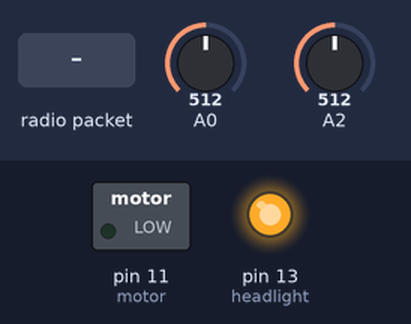
Bench run of a sketch on a simulated Arduino Uno, built with avr-gcc and run on an emulated ATmega328P. Parts: switched loads named in the sketch (green lamp = pin HIGH), output pins drawn as LEDs (lit = HIGH). The inputs (shaded band) are chosen by the test bench; at power-on: A2 = 512, A0 = 512. No radio packets arrive unless stated; what the sketch prints to the serial monitor is not drawn.

Above: at 1.2 s.
1.3 s: A2 set to 316
2.8 s: A2 set to 292
At 4.3 s:
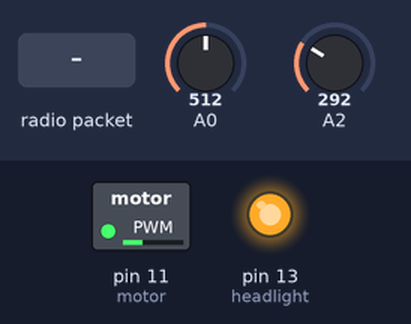
4.6 s: A2 set to 306
At 5.8 s:
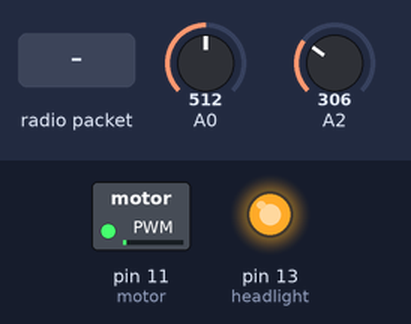
6.1 s: radio packet "1" arrives
7.6 s: radio packet "0" arrives
At 9.2 s:
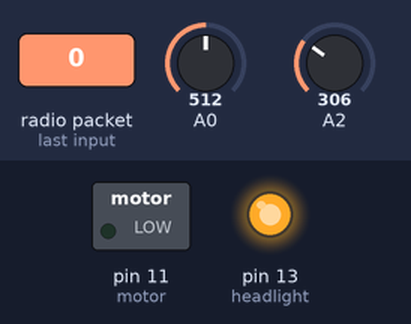
9.5 s: radio packet "1" arrives
Timing chart, 0 to 12.0 s (numbered marks = the images above; inputs shaded):
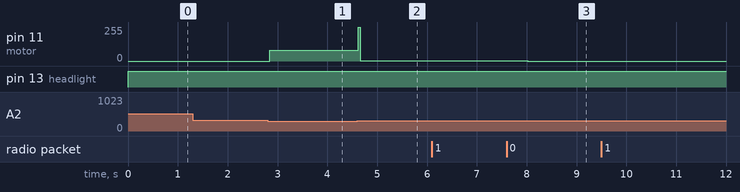

The sketch:

PERIL_reciever.ino
```cpp
#include <VirtualWire.h>
int ldr_val;
int alc_val;
int motor=11;
int headlight=13;
const int datain = 12;
void setup()
{
 pinMode(A0,INPUT);
 pinMode(A2,INPUT);
 pinMode(13,OUTPUT);
 pinMode(11,OUTPUT);
 Serial.begin(9600);
vw_set_ptt_inverted(true);
vw_set_rx_pin(datain);
vw_setup(4000);
pinMode(headlight, OUTPUT);
 vw_rx_start();
}
void loop()
{
digitalWrite(headlight,HIGH);
ldr_val=analogRead(A0);
uint8_t buf[VW_MAX_MESSAGE_LEN];
uint8_t buflen = VW_MAX_MESSAGE_LEN;
 if (vw_get_message(buf, &buflen))
    {
       if(buf[0]=='1' && ldr_val>500)
      {
      digitalWrite(headlight,LOW);
      }
    }
alc_val=analogRead(A2);
Serial.println(ldr_val);
if (0<alc_val<224)
analogWrite(motor,255);
if(224<alc_val<300)
analogWrite(motor,100);
if(alc_val>300)
analogWrite(motor,LOW);
}
```

Measured:
- the behaviour switches between 301 and 300 on A2 (found by bisection; images 0 and 1)
- after the input at 1.3 s, every drawn part: stays the same
- after the input at 2.8 s, pin 11 (motor): 0/255 → 82/255 at once
- after the input at 4.6 s, pin 11 (motor): 82/255 → 1/255 at once
- after the input at 7.6 s, pin 11 (motor): 1/255 → 0/255 after 0.42 s
